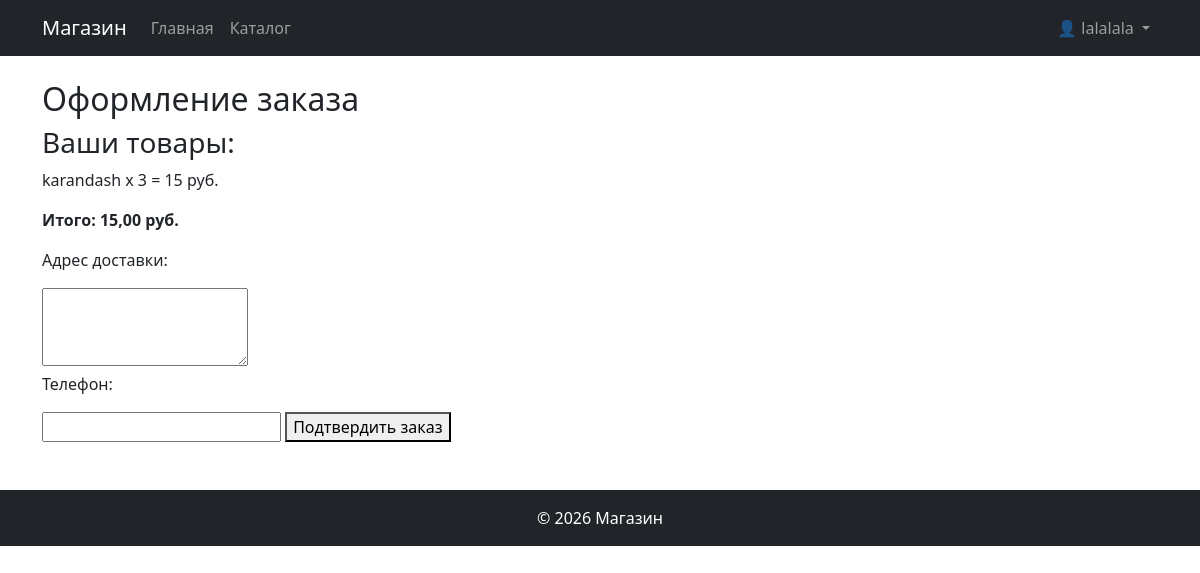
The page /checkout/ (signed in) on the database its author committed.
### shop/models.py (models this page shows, shortened)
class CartItem(models.Model):
    cart = models.ForeignKey(Cart, on_delete = models.CASCADE)
    product = models.ForeignKey(Product, on_delete = models.CASCADE)
    quantity = models.PositiveIntegerField()

class Product(models.Model):
    name = models.CharField(max_length = 200)
    description = models.TextField()
    photo = models.ImageField(upload_to = 'products/', blank = True)
    price = models.DecimalField(max_digits = 10, decimal_places = 2,
    validators = [MinValueValidator(0)])
    stock = models.IntegerField(validators = [MinValueValidator(0)])
    category = models.ForeignKey(Category, on_delete = models.CASCADE)
    manufacturer = models.ForeignKey(Manufacturer, on_delete = models.CASCADE)

### shop/views.py (the view, shortened to what this page needs)
# urls.py: path('checkout/', views.checkout, name='checkout'),
@login_required
def checkout(request):
    cart, created = Cart.objects.get_or_create(user=request.user)
    cart_items = cart.cartitem_set.all()
    if not cart_items:
        return redirect('shop:product_list')
    if request.method != 'POST':
        total = sum(item.product.price * item.quantity for item in cart_items)
        return render(request, 'shop/checkout.html', {
            'cart_items': cart_items,
            'total': total
        })

### shop/templates/shop/checkout.html (shortened to what this page needs)
{% extends 'shop/base.html' %}
{% block content %}
<h2>Оформление заказа</h2>
<h3>Ваши товары:</h3>
{% for item in cart_items %}
    <p>{{ item.product.name }} x {{ item.quantity }} = {% widthratio item.product.price 1 item.quantity %} руб.</p>
{% endfor %}
<p><strong>Итого: {{ total }} руб.</strong></p>
<form method="post">
    <p>Адрес доставки:</p>
    <textarea name="address" rows="3" required></textarea>
    <p>Телефон:</p>
    <input type="tel" name="phone" required>
    <button type="submit">Подтвердить заказ</button>
</form>
{% endblock %}

### shop/templates/shop/base.html (shortened to what this page needs)
{% load static %}
<!DOCTYPE html>
<html lang="ru">
<head>
    <link href="https://cdn.jsdelivr.net/npm/bootstrap@5.3.0/dist/css/bootstrap.min.css" rel="stylesheet">
    <link rel="stylesheet" href="{% static 'css/style.css' %}">
</head>
<body>
    <nav class="navbar navbar-expand-lg navbar-dark bg-dark mb-4">
        <div class="container">
            <a class="navbar-brand" href="{% url 'shop:index' %}">Магазин</a>
            <div class="collapse navbar-collapse" id="navbarNav">
                <ul class="navbar-nav me-auto">
                    <li class="nav-item">
                        <a class="nav-link" href="{% url 'shop:index' %}">Главная</a>
                    </li>
                    <li class="nav-item">
                        <a class="nav-link" href="{% url 'shop:product_list' %}">Каталог</a>
                    </li>
                </ul>
                <ul class="navbar-nav">
                    {% if user.is_authenticated %}
                        <li class="nav-item dropdown">
                            <a class="nav-link dropdown-toggle" href="#" id="navbarDropdown" role="button" data-bs-toggle="dropdown">
                                👤 {{ user.username }}
                            </a>
                        </li>
                    {% else %}
                        <li class="nav-item"><a class="nav-link" href="{% url 'shop:login' %}">Войти</a></li>
                        <li class="nav-item"><a class="nav-link" href="{% url 'shop:register' %}">Регистрация</a></li>
                    {% endif %}
                </ul>
            </div>
        </div>
    </nav>
    <main class="container">
        {% block content %}{% endblock %}
    </main>
    <footer class="bg-dark text-white text-center py-3 mt-5">
        <p class="mb-0">&copy; 2026 Магазин</p>
    </footer>
</body>
</html>

### rows shown on the page
CartItem: product.name "karandash", quantity "3", product+quantity "15"

### other values the page prints
{{ user.username }} "lalalala"
{{ total }} "15,00"
